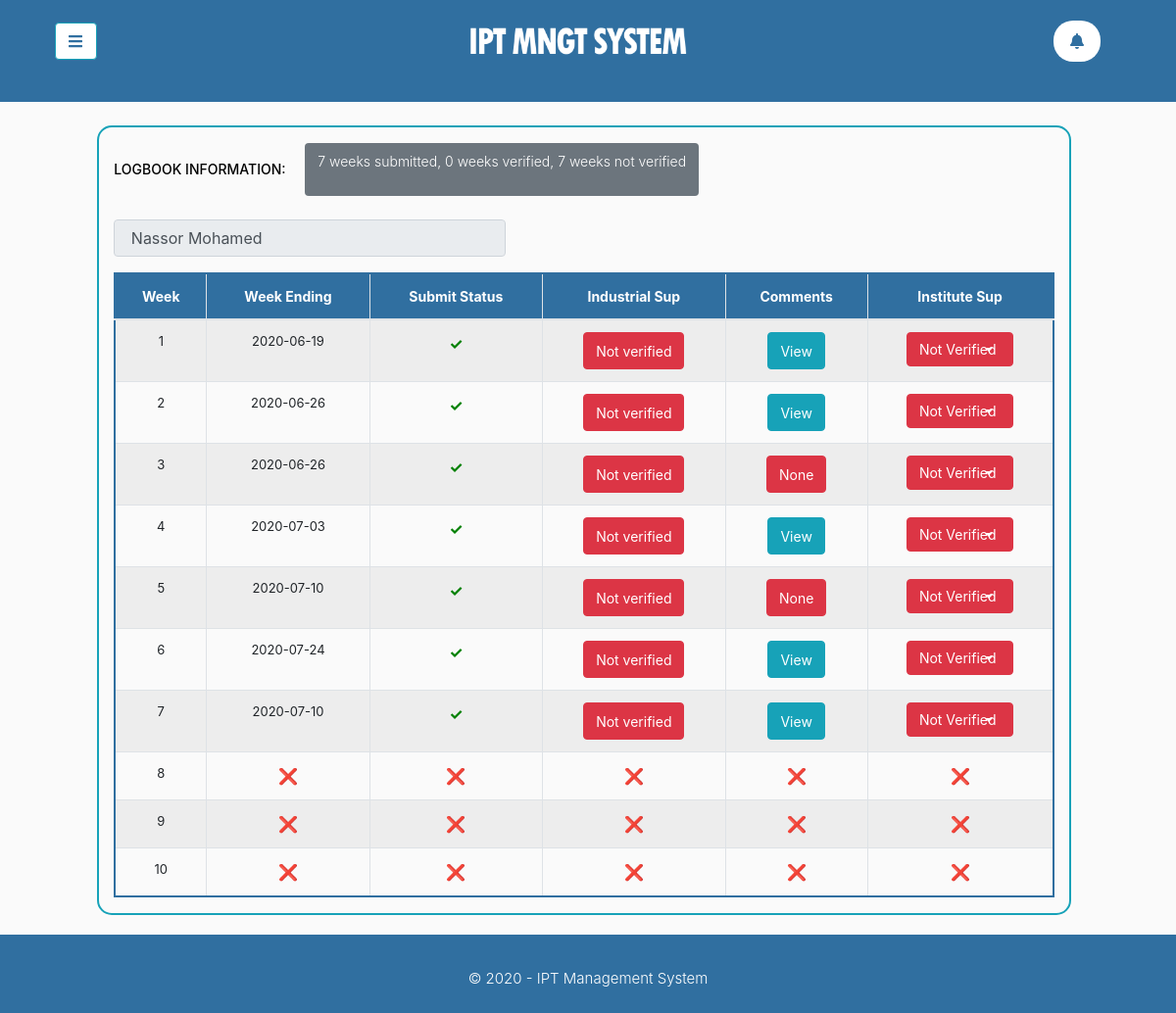
Page /Institute_Supervisor/pages/logbook.php?1 (signed in) on the committed database.
### tables this page shows
CREATE TABLE `logbook_entries` (
  `entryNumber` int(11) NOT NULL,
  `userID` int(11) DEFAULT NULL,
  `weekNumber` int(11) DEFAULT NULL,
  `weekStart` varchar(11) DEFAULT NULL,
  `weekEnds` varchar(11) DEFAULT NULL,
  `monEntry` varchar(500) DEFAULT NULL,
  `tueEntry` varchar(500) DEFAULT NULL,
  `wedEntry` varchar(500) DEFAULT NULL,
  `thurEntry` varchar(500) DEFAULT NULL,
  `friEntry` varchar(500) DEFAULT NULL,
  `satEntry` varchar(500) DEFAULT NULL,
  `monhr` varchar(255) NOT NULL,
  `tuehr` varchar(255) NOT NULL,
  `wedhr` varchar(255) NOT NULL,
  `thurhr` varchar(255) NOT NULL,
  `frihr` varchar(255) NOT NULL,
  `sathr` varchar(255) NOT NULL,
  `week_Entry` text DEFAULT NULL,
  `week_picture` varchar(255) DEFAULT NULL,
  `indSup_comments` varchar(500) DEFAULT NULL,
  `indSup_verifystatus` int(11) DEFAULT NULL,
  `instSup_verifystatus` int(11) DEFAULT NULL,
  `year_of_study` int(11) DEFAULT NULL,
  `entry_status` int(11) DEFAULT NULL,
  `last_submission` varchar(255) DEFAULT NULL
);

### Institute_Supervisor/pages/logbook_entry.php (the view, shortened to what this page needs)
<?php
    echo "
                   <p style='color:black; font-weight:500;' class='mt-3'> <span id='btn_txt'>LOGBOOK INFORMATION: </span>
                   <button class='ml-3 btn' style='background-color: #6C757D'>
                        <p style='color:white; font-size:14px;'>".$logbook_number_rows." weeks submitted, ".$status_Verified." weeks verified, ".$status_notVerified." weeks not verified</p>
                   </button><br/>
                        <textarea placeholder='Selected Student' name='selection' class='form-control col-lg-5 mt-4' id='exampleFormControlTextarea1' rows='1' maxlength='250' readonly style='resize:none;'> ".$_SESSION['SelectedStudent_FName']." ".$_SESSION['SelectedStudent_LName']."</textarea>
                   </p>
                   <tbody>";
                       $loop = 1;
                        $total_weeks = $_SESSION ['ipt_weeks'];
                       while ($loop <= $total_weeks){
                           $get_specific_week = "SELECT * FROM logbook_entries WHERE userID = '$current_userID' AND weekNumber = '$loop'";
                           $run_query = $conn -> query ($get_specific_week);
                           $run_res = $run_query -> fetch_assoc();
                           $res_num = mysqli_num_rows($run_query);
                           if ($res_num == 0){
                               echo "<tr><td><a href='?week=".$loop."'>".$loop."</a></td>
                               <td> <span style='font-weight:bold; font-size:16px; color:red;'>  &#x274C; </span></td>
                               <td> <span style='font-weight:bold; font-size:16px; color:red;'>  &#x274C; </span></td>
                               <td> <span style='font-weight:bold; font-size:16px; color:red;'>  &#x274C; </span></td>
                               <td> <span style='font-weight:bold; font-size:16px; color:red;'>  &#x274C; </span></td>
                               <td> <span style='font-weight:bold; font-size:16px; color:red;'>  &#x274C; </span></td></tr>
                               ";
                           }else{
                           echo "
                           <tr>
                              <td><a href='?week=".$run_res['weekNumber']."'>".$run_res['weekNumber']."</a></td>
                              <td>".$run_res['weekEnds']."</td>";
                           if ($run_res['entry_status'] == '1'){
                               echo "<td> <span style='font-weight:bold; font-size:16px; color:green;'> &#10003; </span></td>";
                           }
                           if (($run_res['indSup_verifystatus'] == '0') || ($run_res['indSup_verifystatus'] == '')) {
                               echo"<td><button class='btn btn-danger'><span id='btn_txt'>Not verified</span></button></td>";
                           }
                           if ($run_res['indSup_comments'] == ''){
                               echo"<td><button class='btn btn-danger' readonly><span id='btn_txt'>None</span></button></td>";
                           }
                           if ($run_res['indSup_comments'] != ''){
                               echo"<td><button class='btn btn-info' onclick=\"window.location.href='?week=".$run_res['weekNumber']."#IndSup_comment';\"><span id='btn_txt'>View</span></button></td>";
                           }
                           if (($run_res['instSup_verifystatus'] == '0') || ($run_res['instSup_verifystatus'] == '')) {
                               echo "<td>
                               <div class='dropdown'><div id='goto".$loop."'>
                                    <button class='btn btn-danger dropdown-toggle col-8' type='button' id='dropdownMenuButton' data-toggle='dropdown' aria-haspopup='true' aria-expanded='false'>
                                    <span id='btn_txt' class='float-left'>Not Verified</span>
                                    </button>
                                    <div class='dropdown-menu' aria-labelledby='dropdownMenuButton'>
                                    <a class='dropdown-item' href='?verify=".$loop."#goto".$loop."'><span id='btn_txt' onclick='select_taskDone(\"Request\", ".$loop.", r)'>Verify</span></a>
                                    </div>
                                </div>  </div>
                               </td>";
                           }
                       }
                           $loop = $loop + 1;
                       }
                    ?>
                  </tbody>
                </table>
                            </div>
                        </div>
                    </div>
                </div>

### Institute_Supervisor/styles/sidebar.css (style rules this page uses)
body { background: #fafafa; }
p { font-size: 1.1em; font-weight: 300; line-height: 1.7em; color: #999; }
a, a:hover, a:focus { color: inherit; text-decoration: none; transition: all 0.3s; }
.dropdown-toggle::after { display: block; position: absolute; top: 50%; right: 20px; transform: translateY(-50%); }

### Institute_Supervisor/pages/logbook_entry.php (style rules this page uses)
#btn_txt { font-size: 14px; }

### rows in the picture
logbook_entries: weekNumber "1", weekEnds "2020-06-19", indSup_verifystatus "Not verified"
logbook_entries: weekNumber "2", weekEnds "2020-06-26", indSup_verifystatus "Not verified"
logbook_entries: weekNumber "3", weekEnds "2020-06-26", indSup_verifystatus "Not verified", indSup_comments "None"
logbook_entries: weekNumber "4", weekEnds "2020-07-03", indSup_verifystatus "Not verified"
logbook_entries: weekNumber "5", weekEnds "2020-07-10", indSup_verifystatus "Not verified", indSup_comments "None"
logbook_entries: weekNumber "6", weekEnds "2020-07-24", indSup_verifystatus "Not verified"
logbook_entries: weekNumber "7", weekEnds "2020-07-10", indSup_verifystatus "Not verified"

### other values in the picture
$logbook_number_rows "7"
$status_Verified "0"
$status_notVerified "7"
